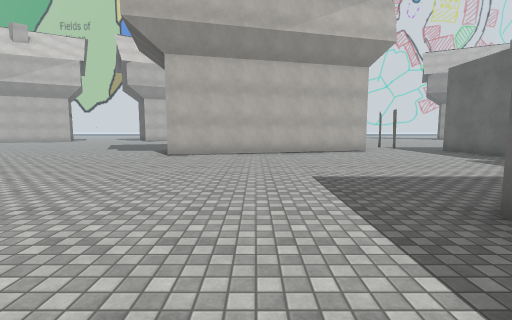
[1] (above)

19 first-person views from a walk through a scene from a Unity 3-D project. The camera is 1.5 m above the floor, tilts 6° down and sees 85° across. The floor is counted in squares, 2 m on a side. Each view is taken from the middle of a square. On the plan, view 1 faces up. The plan holds only what a view shows up to about 10 squares ahead; the rest is blank. The place goes on beyond the plan. The player is left out. Some animated figures are left out. Some surface patterns are stand-ins.

[2]
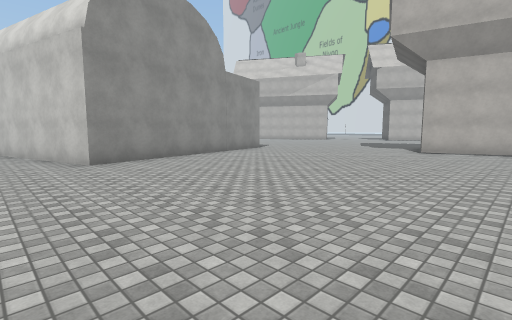

[3]
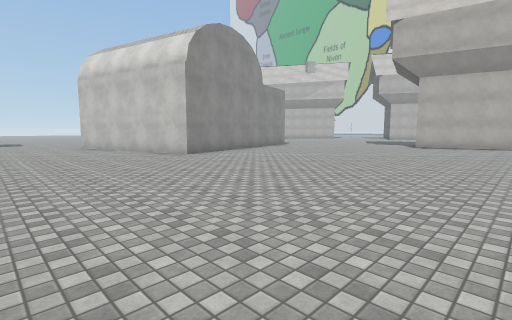

[4]
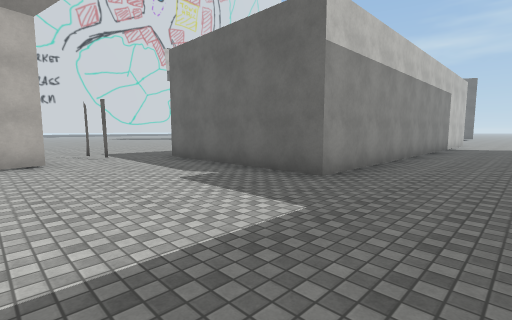

[5]
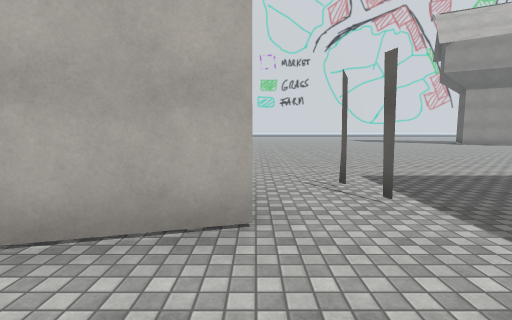

[6]
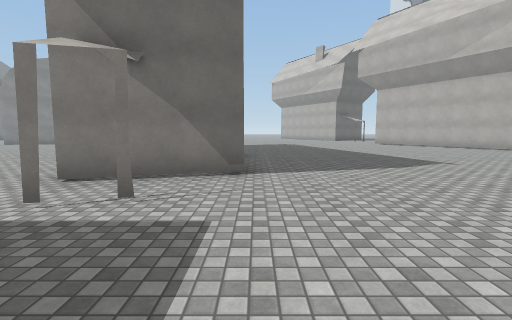

[7]
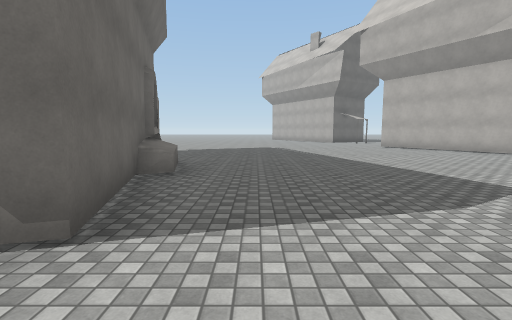

[8]
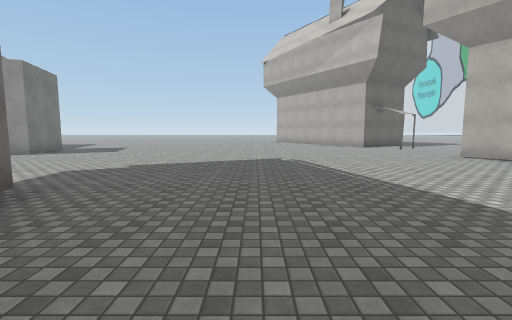

[9]
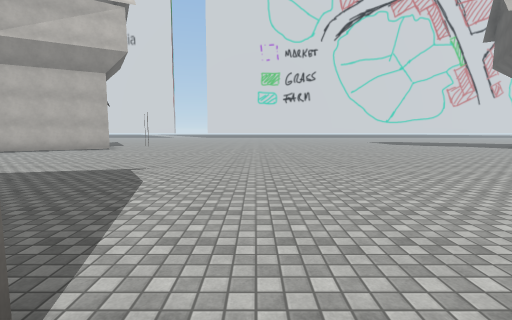

[10]
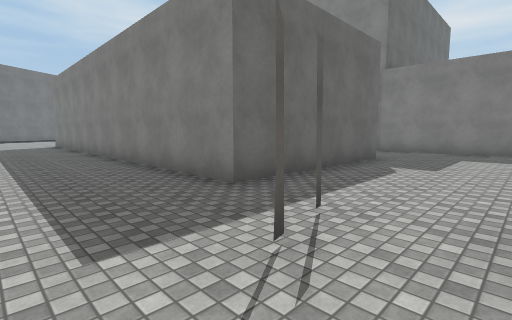

[11]
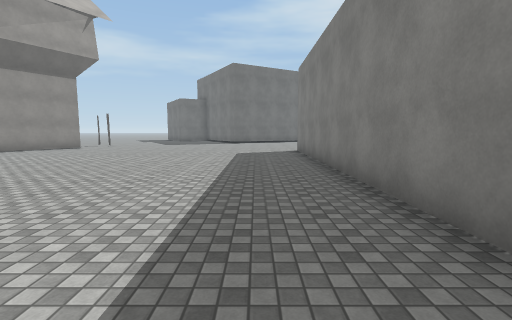

[12]
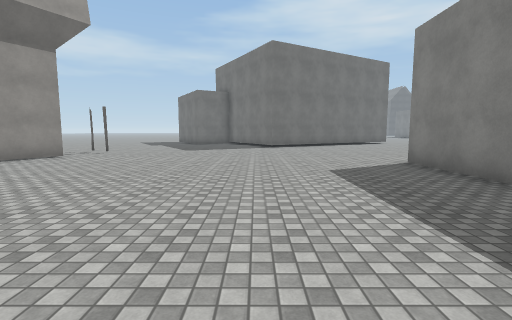

[13]
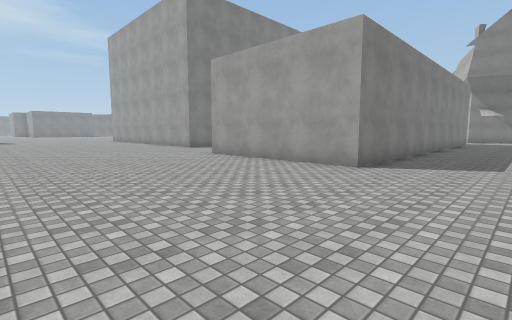

[14]
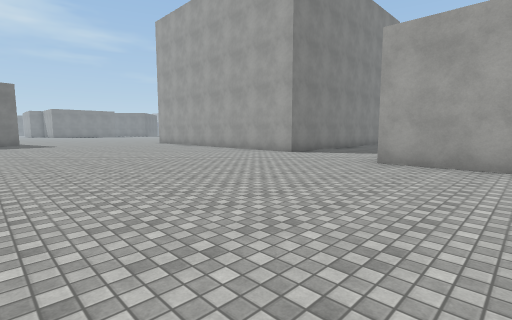

[15]
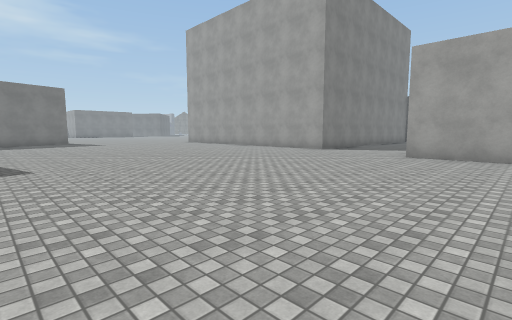

[16]
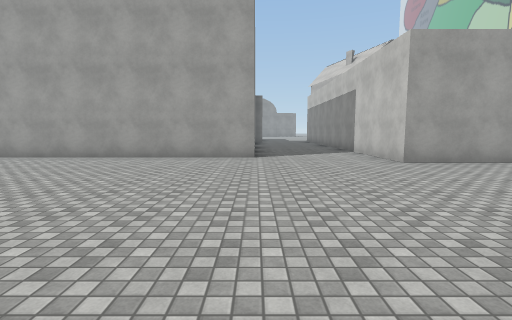

[17]
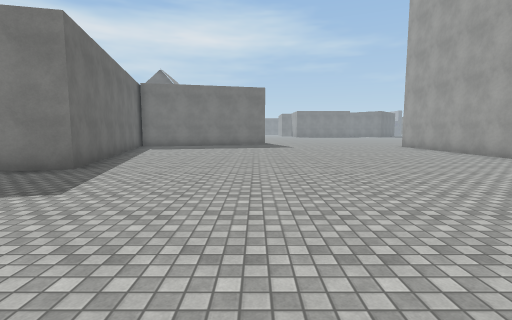

[18]
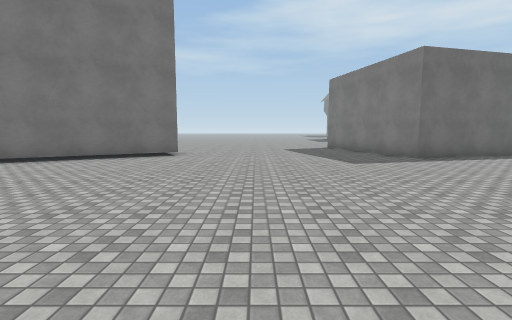

[19]
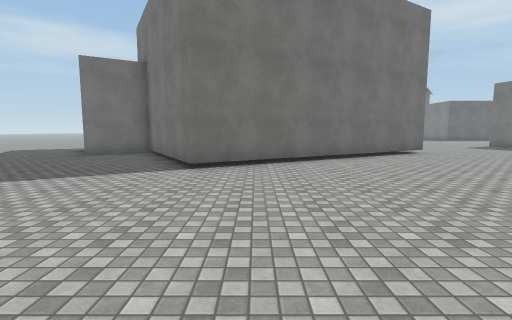

### Floor plan
Key: @ floor where view 1 was taken; # wall or solid block; . floor; O other object.
Columns run from 10 left of view 1 to 31 right of it. Each row starts with its distance up from view 1.
 22      ##................
 21      ..................      ##
 20 ..##..................      ..#O#.     ..
 19 .....................      .....#.    ...
 18 ........................ .........  ....
 17 .................................. ....#
 16 .......................................#
 15 ......................................##
 14 .....................................##
 13 ....................................##
 12 .........OO###......................##
 11 .......#   ####......................##
 10 .......   #####..#############........#
  9 ....... ###......#           #........##
  8 .................#           #.........#
  7 ... .............#           #.........##
  6 ##  .............#############............
  5    .......................................
  4   #.......................................
  3   #.....................  ................
  2   #.........#######         #.............
  1   ##........                #.............
  0  ###......@.                #..........###
 -1 ##..........                #..........#
 -2 ............                #..........#
 -3 ............                #..........##
 -4 ............                #...........#
 -5  ...........                #...........#

Where each view was taken, in squares from view 1:
view 1: 0 up, 0 right, facing up
view 2: 2 down, 0 right, facing up-left
view 3: 5 down, 1 right, facing up-left
view 4: 3 up, 3 right, facing up-right
view 5: 8 up, 4 right, facing up
view 6: 13 up, 8 right, facing left
view 7: 14 up, 5 right, facing left
view 8: 14 up, 0 right, facing left
view 9: 12 up, 4 right, facing up
view 10: 13 up, 4 right, facing down-right
view 11: 12 up, 9 right, facing right
view 12: 14 up, 13 right, facing right
view 13: 13 up, 25 right, facing down-left
view 14: 8 up, 26 right, facing down-left
view 15: 8 up, 28 right, facing down-left
view 16: 2 up, 26 right, facing left
view 17: 5 up, 25 right, facing down
view 18: 4 up, 21 right, facing right
view 19: 12 up, 20 right, facing right
